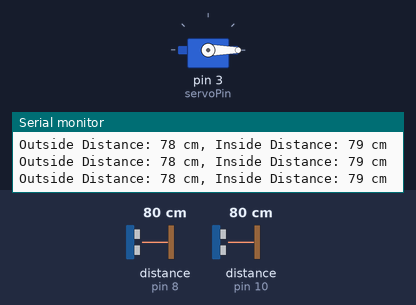
Bench run of a sketch on a simulated Arduino Uno, built with avr-gcc and run on an emulated ATmega328P. Parts: servo, the last lines printed to the serial monitor. Wiring (inferred from the names in the program): 2 × ultrasonic range finder: trigger pin 7, echo pin 8 / trigger pin 9, echo pin 10. The test bench sets the inputs (shaded band); at power-on: distance to the obstacle (sensors on pin 10, pin 8) 80 cm. The echo pulse lasts 58.3 µs per cm.

Above: at 1.2 s.
1.3 s: distance to the obstacle (sensor on pin 10) set to 35 cm
4.3 s: distance to the obstacle (sensor on pin 10) set to 27 cm
At 5.4 s:
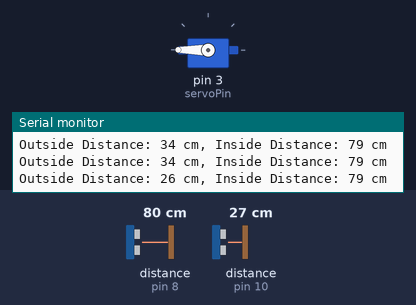
7.3 s: distance to the obstacle (sensor on pin 10) set to 60 cm
At 8.9 s:
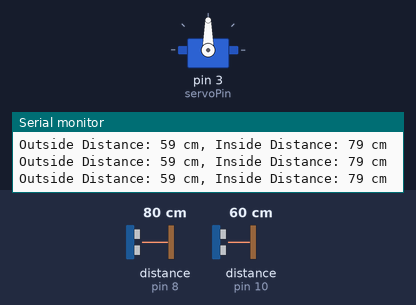
11.5 s: distance to the obstacle (sensor on pin 10) set to 2 cm
At 12.5 s:
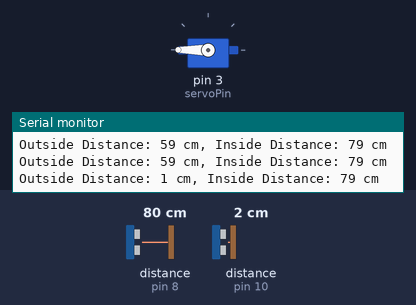
Timing chart, 0 to 15.2 s (numbered marks = the images above; inputs shaded):
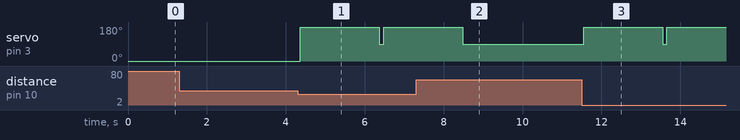

The sketch:

Doralid.ino
```cpp
#include <Servo.h>

const int trigPin1 = 9;   // Trigger pin for sensor 1 (outside)
const int echoPin1 = 10;  // Echo pin for sensor 1 (outside)
const int trigPin2 = 7;   // Trigger pin for sensor 2 (inside)
const int echoPin2 = 8;   // Echo pin for sensor 2 (inside)
const int servoPin = 3;   // Servo motor pin
Servo servo;

long duration1, duration2;
int distance1, distance2;

void setup() {
  pinMode(trigPin1, OUTPUT);
  pinMode(echoPin1, INPUT);
  pinMode(trigPin2, OUTPUT);
  pinMode(echoPin2, INPUT);
  servo.attach(servoPin);
  servo.write(0); // Initial position (closed lid)
  Serial.begin(9600);
}

void loop() {
  // Send pulse for sensor 1 (outside)
  digitalWrite(trigPin1, LOW);
  delayMicroseconds(2);
  digitalWrite(trigPin1, HIGH);
  delayMicroseconds(10);
  digitalWrite(trigPin1, LOW);

  // Read the echo time for sensor 1
  duration1 = pulseIn(echoPin1, HIGH);

  // Calculate the distance for sensor 1
  distance1 = duration1 * 0.034 / 2;

  // Send pulse for sensor 2 (inside)
  digitalWrite(trigPin2, LOW);
  delayMicroseconds(2);
  digitalWrite(trigPin2, HIGH);
  delayMicroseconds(10);
  digitalWrite(trigPin2, LOW);

  // Read the echo time for sensor 2
  duration2 = pulseIn(echoPin2, HIGH);

  // Calculate the distance for sensor 2
  distance2 = duration2 * 0.034 / 2;

  // Print distances to Serial Monitor
  Serial.print("Outside Distance: ");
  Serial.print(distance1);
  Serial.print(" cm, Inside Distance: ");
  Serial.print(distance2);
  Serial.println(" cm");

  // Check if an object is within 30 cm for sensor 1 (outside)
  if (distance1 <= 30) {
    servo.write(270);  // Open lid
    delay(2000);       // Wait 2 seconds (adjust as needed)
    servo.write(90);   // Close lid
  }

  // Check if the trash is filled up to 15 cm from the bottom
  if (distance2 <= 15) {
    Serial.println("Alert: Trash bin is full!");

  }

  delay(100);
}
```

Measured:
- the behaviour switches between 32 and 31 cm on distance to the obstacle (sensor on pin 10) (found by bisection; images 0 and 1)
- after the input at 4.3 s, servo on pin 3 (servoPin): 0° → 180° after 0.07 s, → 90° 2.0 s later, → 180° 0.11 s later
- after the input at 7.3 s, servo on pin 3 (servoPin): goes on until 8.5 s, then stays 90°
- after the input at 11.5 s, servo on pin 3 (servoPin): 90° → 180° after 0.05 s, → 90° 2.0 s later, → 180° 0.11 s later
